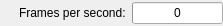
<?xml version="1.0" encoding="UTF-8"?>
<ui version="4.0">
 <class>FpsWidget</class>
 <widget class="QWidget" name="FpsWidget">
  <property name="geometry">
   <rect>
    <x>0</x>
    <y>0</y>
    <width>223</width>
    <height>26</height>
   </rect>
  </property>
  <property name="windowTitle">
   <string>Form</string>
  </property>
  <layout class="QHBoxLayout" name="horizontalLayout">
   <property name="leftMargin">
    <number>0</number>
   </property>
   <property name="topMargin">
    <number>0</number>
   </property>
   <property name="rightMargin">
    <number>0</number>
   </property>
   <property name="bottomMargin">
    <number>0</number>
   </property>
   <item>
    <spacer name="horizontalSpacer">
     <property name="orientation">
      <enum>Qt::Horizontal</enum>
     </property>
     <property name="sizeHint" stdset="0">
      <size>
       <width>40</width>
       <height>20</height>
      </size>
     </property>
    </spacer>
   </item>
   <item>
    <widget class="QLabel" name="label">
     <property name="text">
      <string>Frames per second:</string>
     </property>
    </widget>
   </item>
   <item>
    <widget class="QProgressBar" name="progressBar">
     <property name="maximum">
      <number>50</number>
     </property>
     <property name="value">
      <number>0</number>
     </property>
     <property name="format">
      <string>%v</string>
     </property>
    </widget>
   </item>
  </layout>
 </widget>
 <resources/>
 <connections/>
</ui>
